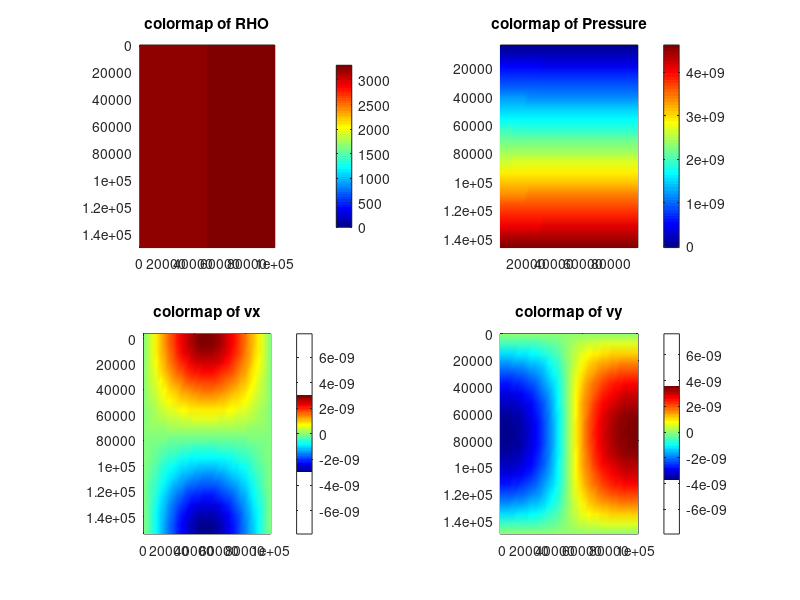

Write the MATLAB code that produced this figure.
% Solving Stokes and continuity eq.
% in primitive variable formulation
% with variable viscosity
% using FD with staggered grid

% Clearing memory and figures
clear all; clf

% 1) Define Numerical model
xsize=100000; % Horizontal model size, m
ysize=150000; % Vertical model size, m
Nx=31; % Horizontal grid resolution
Ny=21; % Vertical grid resolution
Nx1=Nx+1;
Ny1=Ny+1;
dx=xsize/(Nx-1); % Horizontal grid step, m
dy=ysize/(Ny-1); % Vertical grid step, m
x=0:dx:xsize; % Horizontal coordinates of basic grid points, m
y=0:dy:ysize; % Vertical coordinates of basic grid points, m
xvx=0:dx:xsize; % Horizontal coordinates of vx grid points, m
yvx=-dy/2:dy:ysize+dy/2; % Vertical coordinates of vx grid points, m
xvy=-dx/2:dx:xsize+dx/2; % Horizontal coordinates of vy grid points, m
yvy=0:dy:ysize; % Vertical coordinates of vy grid points, m
xp=-dx/2:dx:xsize+dx/2; % Horizontal coordinates of P grid points, m
yp=-dy/2:dy:ysize+dy/2; % Vertical coordinates of P grid points, m
vx=zeros(Ny1,Nx1); % Vx, m/s
vy=zeros(Ny1,Nx1); % Vy, m/s
vxp=zeros(Ny1,Nx1); % Vx in pressure nodes, m/s
vyp=zeros(Ny1,Nx1); % Vy in pressure nodes, m/s
pr=zeros(Ny1,Nx1); % Pressure, Pa
gy=10; % Gravity acceleration, m/s^2
RHO=zeros(Ny,Nx); % Density, kg/m^3
ETA=1e+20; % Viscosity, Pa*s

% Define density in basic nodes
for i=1:1:Ny
  for j=1:1:Nx
    % Horizontal position of the basic nodal point
    if(x(j)<xsize/2)
        % Left layer
        RHO(i,j)=3200;  % density
    else
        % Right layer
        RHO(i,j)=3300;  % density
    end
  end
end

% Introducing scaled pressure
pscale=ETA/(dx+dy)*2;


% 2) Define global matrixes L(), R()
N=Nx1*Ny1*3; % Global number of unknowns
L=sparse(N,N); % Matrix of coefficients (left part)
R=zeros(N,1); % Vector of right parts

% Boundary conditions: free slip=-1; No Slip=1
bcleft=-1;
bcright=-1;
bctop=-1;
bcbottom=-1;

            
% Composing global matrixes L(), R()
% Going through all points of the 2D grid and
% composing respective equations
for j=1:1:Nx1
    for i=1:1:Ny1
        % Define global indexes in algebraic space
        kvx=((j-1)*Ny1+i-1)*3+1; % Vx
        kvy=kvx+1; % Vy
        kpm=kvx+2; % P
        
        % Vx equation External points
        if(i==1 || i==Ny1 || j==1 || j==Nx || j==Nx1)
            % Boundary Condition
            % 1*Vx=0
            L(kvx,kvx)=1; % Left part
            R(kvx)=0; % Right part
            % Top boundary
            if(i==1 && j>1 && j<Nx)
                L(kvx,kvx+3)=bctop; % Left part
            end
            % Bottom boundary
            if(i==Ny1 && j>1 && j<Nx)
                L(kvx,kvx-3)=bcbottom; % Left part
            end
        else
        % Internal points: x-Stokes eq.
        % ETA*(d2Vx/dx^2+d2Vx/dy^2)-dP/dx=0
        %            Vx2
        %             |
        %             |     
        %             |
        %     Vx1-P1-Vx3-P2-Vx5
        %             |
        %             |     
        %             |
        %            Vx4
        %
        % Left part
        L(kvx,kvx-Ny1*3)=ETA/dx^2; % Vx1
        L(kvx,kvx-3)=ETA/dy^2; % Vx2
        L(kvx,kvx)=-2*ETA/dx^2-2*ETA/dy^2; % Vx3
        L(kvx,kvx+3)=ETA/dy^2; % Vx4
        L(kvx,kvx+Ny1*3)=ETA/dx^2; % Vx5
        L(kvx,kpm)=pscale/dx; % P1
        L(kvx,kpm+Ny1*3)=-pscale/dx; % P2
        % Right part
        R(kvx)=0;
        end
        
        % Vy equation External points
        if(j==1 || j==Nx1 || i==1 || i==Ny || i==Ny1)
            % Boundary Condition
            % 1*Vy=0
            L(kvy,kvy)=1; % Left part
            R(kvy)=0; % Right part
            % Left boundary
            if(j==1 && i>1 && i<Ny)
                L(kvy,kvy+3*Ny1)=bcleft; % Left part
            end
            % Right boundary
            if(j==Nx1 && i>1 && i<Ny)
                L(kvy,kvy-3*Ny1)=bcright; % Left part
            end
        else
        % Internal points: y-Stokes eq.
        % ETA*(d2Vy/dx^2+d2Vy/dy^2)-dP/dy=-RHO*gy
        %            Vy2
        %             |
        %             P1    
        %             |
        %     Vy1----Vy3----Vy5
        %             |
        %             P2    
        %             |
        %            Vy4
        %
        % Left part
        L(kvy,kvy-Ny1*3)=ETA/dx^2; % Vy1
        L(kvy,kvy-3)=ETA/dy^2; % Vy2
        L(kvy,kvy)=-2*ETA/dy^2-2*ETA/dx^2; % Vy3
        L(kvy,kvy+3)=ETA/dy^2; % Vy4
        L(kvy,kvy+Ny1*3)=ETA/dx^2; % Vy5
        L(kvy,kpm)=pscale/dy; % P1
        L(kvy,kpm+3)=-pscale/dy; % P2
        
        % Right part
        R(kvy)=-(RHO(i,j-1)+RHO(i,j))/2*gy;
        end
        
        % P equation External points
        if(i==1 || j==1 || i==Ny1 || j==Nx1 ||...
          (i==2 && j==2))
            % Boundary Condition
            % 1*P=0
            L(kpm,kpm)=1; % Left part
            R(kpm)=0; % Right part
            % Real BC
            if(i==2 && j==2)
                L(kpm,kpm)=1*pscale; %Left part
                R(kpm)=0; % Right part
            end
        else
        % Internal points: continuity eq.
        % dVx/dx+dVy/dy=0
        %            Vy1
        %             |
        %        Vx1--P--Vx2
        %             |
        %            Vy2
        %
        % Left part
        L(kpm,kvx-Ny1*3)=-1/dx; % Vx1
        L(kpm,kvx)=1/dx; % Vx2
        L(kpm,kvy-3)=-1/dy; % Vy1
        L(kpm,kvy)=1/dy; % Vy2
        % Right part
        R(kpm)=0;
        end
        
    end
end

% 4) Solving matrixes, reloading solution
S=L\R; % Obtaining algebraic vector of solutions S()
% Reload solutions S() to vx(), vy(), p()
% Going through all grid points
for j=1:1:Nx1
    for i=1:1:Ny1
        % Define global indexes in algebraic space
        kvx=((j-1)*Ny1+i-1)*3+1; % Vx
        kvy=kvx+1; % Vy
        kpm=kvx+2; % P
        % Reload solution
        vx(i,j)=S(kvx);
        vy(i,j)=S(kvy);
        pr(i,j)=S(kpm)*pscale;
    end
end


figure(1);colormap('Jet');clf
subplot(2,2,1)
pcolor(x,y,RHO);% caxis([17 21])
shading flat;
axis ij image;
colorbar
title('colormap of RHO')
hold on
quiver(xp(3:5:Nx1),yp(3:5:Ny1),vxp(3:5:Ny,3:5:Nx1),vyp(3:5:Ny1,3:5:Nx1),'w')

subplot(2,2,2)
pcolor(xp(2:Nx),yp(2:Ny),pr(2:Ny,2:Nx))
shading interp;
axis ij image;
colorbar
title('colormap of Pressure')

subplot(2,2,3)
pcolor(xvx,yvx,vx(1:Ny1,1:Nx))
shading interp;
axis ij image;
colorbar
title('colormap of vx')

subplot(2,2,4)
pcolor(xvy,yvy,vy(1:Ny,1:Nx1))
shading interp;
axis ij image;
colorbar
title('colormap of vy')


